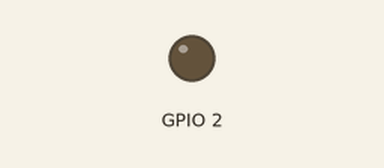
Simulated run of this sketch. Board: ESP8266 (NodeMCU). On the bench: output pins drawn as LEDs (lit = HIGH). WiFi joins after 1.5 s; servers stay silent unless stated; what the sketch prints to the serial monitor is not drawn.

Above: at 1.55 s.
Timing chart, 0 to 4.5 s (numbered marks = the images above):
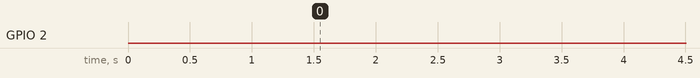

The sketch:

Ota.ino
```cpp
#include <ESP8266WiFi.h>

#include <ESP8266mDNS.h>

#include <WiFiUdp.h>

#include <ArduinoOTA.h>

#include <ESP8266WebServer.h>

const char* ssid = "YOUR_SSID";

const char* password = "YOUR_PASSWORD";

ESP8266WebServer server;

bool ota_flag = true;

uint16_t time_elapsed = 0;

void setup() {

  pinMode(2, OUTPUT);

  Serial.begin(115200);

  Serial.println("Booting");

  WiFi.mode(WIFI_STA);

  WiFi.begin(ssid, password);

  while (WiFi.waitForConnectResult() != WL_CONNECTED) {

    Serial.println("Connection Failed! Rebooting...");

    delay(5000);

    ESP.restart();

  }

  // Port defaults to 8266

  // ArduinoOTA.setPort(8266);

  // Hostname defaults to esp8266-[ChipID]

  // ArduinoOTA.setHostname("myesp8266");

  // No authentication by default

  // ArduinoOTA.setPassword("admin");

  // Password can be set with it's md5 value as well

  // MD5(admin) = 21232f297a57a5a743894a0e4a801fc3

  // ArduinoOTA.setPasswordHash("21232f297a57a5a743894a0e4a801fc3");

  ArduinoOTA.onStart([]() {

    String type;

    if (ArduinoOTA.getCommand() == U_FLASH) {

      type = "sketch";

    } else { // U_SPIFFS

      type = "filesystem";

    }

    // NOTE: if updating SPIFFS this would be the place to unmount SPIFFS using SPIFFS.end()

    Serial.println("Start updating " + type);

  });

  ArduinoOTA.onEnd([]() {

    Serial.println("\nEnd");

  });

  ArduinoOTA.onProgress([](unsigned int progress, unsigned int total) {

    Serial.printf("Progress: %u%%\r", (progress / (total / 100)));

  });

  ArduinoOTA.onError([](ota_error_t error) {

    Serial.printf("Error[%u]: ", error);

    if (error == OTA_AUTH_ERROR) {

      Serial.println("Auth Failed");

    } else if (error == OTA_BEGIN_ERROR) {

      Serial.println("Begin Failed");

    } else if (error == OTA_CONNECT_ERROR) {

      Serial.println("Connect Failed");

    } else if (error == OTA_RECEIVE_ERROR) {

      Serial.println("Receive Failed");

    } else if (error == OTA_END_ERROR) {

      Serial.println("End Failed");

    }

  });

  ArduinoOTA.begin();

  Serial.println("Ready");

  Serial.print("IP address: ");

  Serial.println(WiFi.localIP());

  server.on("/restart",[](){

    server.send(200,"text/plain", "Restarting...");

    delay(1000);

    ESP.restart();

  });

  server.on("/upload",[](){

    server.send(200,"text/plain", "Getting into wireless code upload mode...");

    ota_flag = true;

    time_elapsed = 0;

  });

  server.begin();

}

void loop() {

  if(ota_flag)

  {

    uint16_t time_start = millis();

    while(time_elapsed < 15000)

    {

      ArduinoOTA.handle();

      time_elapsed = millis()-time_start;

      delay(10);

    }

    ota_flag = false;

  }

  server.handleClient();

  digitalWrite(2, !digitalRead(2));

  delay(100);

}
```

Measured:
- by itself, GPIO 2: LOW → HIGH at 16.5 s, → LOW 0.10 s later, → HIGH 0.10 s later, → LOW 0.10 s later, … (1134 changes in this stretch)
